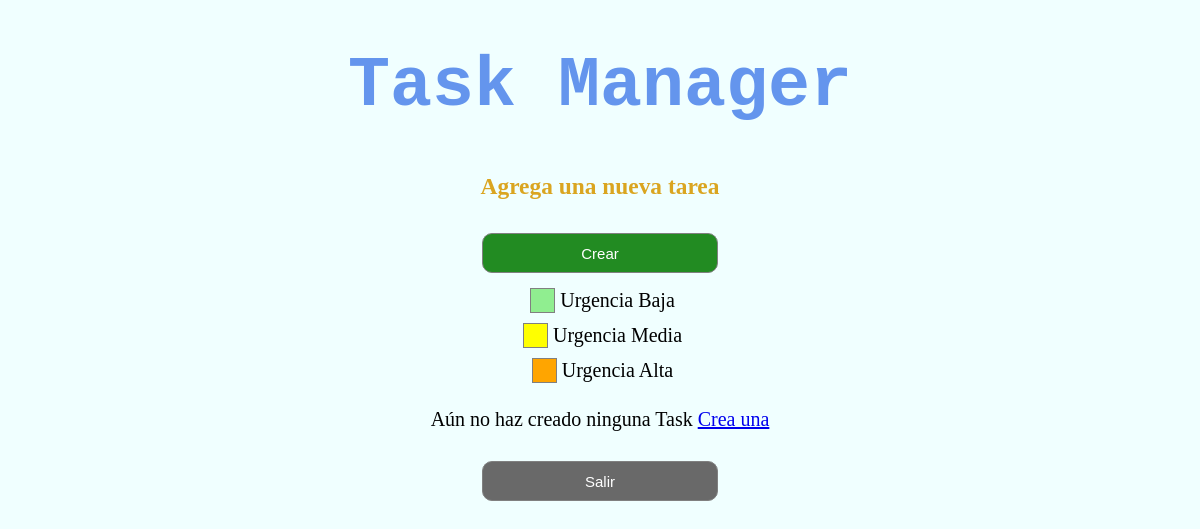
Before: /tareas (signed in) with the older database file.
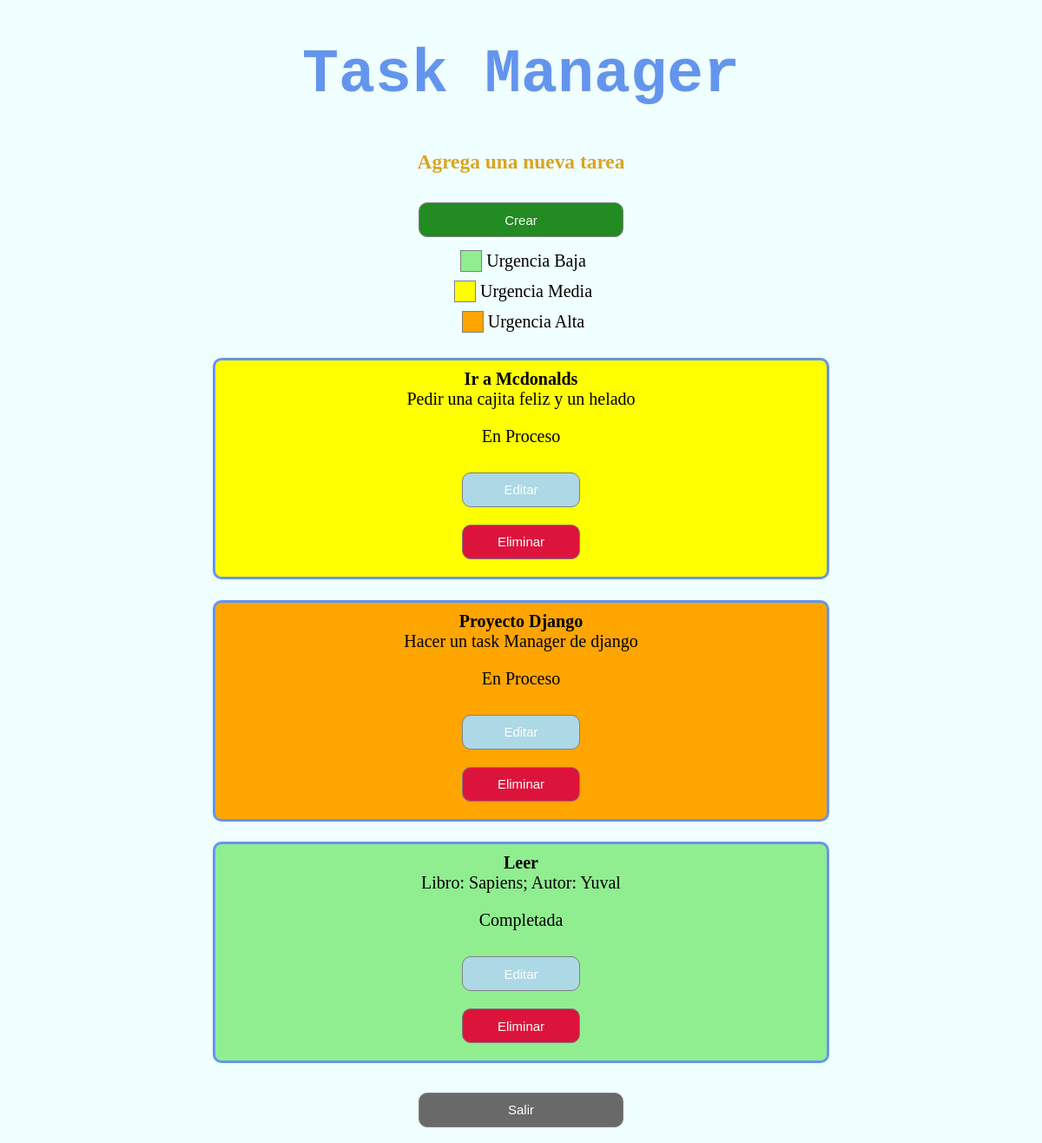
After: the same page with the newer database file.
### manager/models.py (models this page shows, shortened)
class Task(models.Model):
    titulo = models.CharField(max_length=30)
    descripcion = models.CharField(max_length=50)
    fecha_inicio = models.DateField(auto_now_add=True)
    fecha_modificacion = models.DateField(auto_now=True)
    OPCIONES_ESTADO = [
        ('pendiente', 'Pendiente'),
        ('en_progreso', 'En progreso'),
        ('completada', 'Completada'),
    ]
    estado = models.CharField(max_length=15, choices=OPCIONES_ESTADO, default='pendiente')
    OPCIONES_URGENCIA = [
        ('baja', 'Baja'),
        ('media', 'Media'),
        ('alta', 'Alta'),
    ]
    urgencia = models.CharField(max_length=10, choices=OPCIONES_URGENCIA, default='media')
    usuario = models.ForeignKey(settings.AUTH_USER_MODEL, on_delete=models.CASCADE, related_name='tareas')

### manager/views.py (the view)
# urls.py: path('', views.listar_tareas, name="listar_tareas"),
@login_required
def listar_tareas(request):
    tasks = Task.objects.filter(usuario = request.user)
    return render(request, 'manager/listar_tareas.html', {'tasks':tasks})

### manager/templates/manager/listar_tareas.html (shortened to what this page needs)
{% load static %}
<!DOCTYPE html>
<html lang="en">
<head>
    <link rel="stylesheet" href="{% static 'manager/listar_tareas.css' %}">
</head>
<body>
    <h1>Task Manager</h1>
    <h3>Agrega una nueva tarea</h3>
    <form action="{% url 'crear_task' %}">
        <button class="boton" style="background-color: forestgreen;">Crear</button>
    </form>
    <button class="urgencia" style="background-color: lightgreen;"></button>Urgencia Baja<br>
    <button class="urgencia" style="background-color: yellow;"></button>Urgencia Media<br>
    <button class="urgencia" style="background-color: orange;"></button>Urgencia Alta
    {% for task in tasks %}
        <div class="tarea-{{ task.urgencia }}">
            <strong>{{ task.titulo }}</strong><br>
            {{ task.descripcion }}<br>
            {% if task.estado == "pendiente" %}
                <p>Pendiente</p>
            {% elif task.estado == "en_progreso" %}
                <p>En Proceso</p>
            {% elif task.estado == "completada" %}
                <p>Completada</p>
            {% endif %}
            <form action="{% url 'editar_task' task.id %}">
                <button class="boton" style="background-color: lightblue;">Editar</button>
            </form>
            <form action="{% url 'eliminar_task' task.id %}">
                <button class="boton" style="background-color: crimson;">Eliminar</button>
            </form>
        </div>
    {% empty %}
        <p>Aún no haz creado ninguna Task <a href="{% url 'crear_task' %}">Crea una</a></p>
    {% endfor %}
    <form action="{% url 'salir' %}">
        <button class="boton" style="background-color: dimgray;">Salir</button>
    </form>
</body>
</html>

### manager/static/manager/listar_tareas.css (style rules this page uses)
body { background-color: azure; font-family: Verdana; font-size: 20px; text-align: center; }
h1 { color:cornflowerblue; font-family: monospace; font-size: 70px; text-align: center; }
h3 { color: goldenrod; }
.boton { color: white; font-size: 15px; width: 20%; height: 40px; margin: 5% 80% 5% 80%; border: 1px solid gray; border-radius: 10px; margin: 10px; }
.tarea-baja { background-color: lightgreen; padding: 10px; margin-left: 20%; margin-right: 20%; margin-top: 2%; margin-bottom: 2%; border: 3px solid cornflowerblue; border-radius: 10px; }
.tarea-media { background-color: yellow; padding: 10px; margin-left: 20%; margin-right: 20%; margin-top: 2%; margin-bottom: 2%; border: 3px solid cornflowerblue; border-radius: 10px; }
.tarea-alta { background-color: orange; padding: 10px; margin-left: 20%; margin-right: 20%; margin-top: 2%; margin-bottom: 2%; border: 3px solid cornflowerblue; border-radius: 10px; }
.urgencia { border: 1px solid gray; padding: 5px; width: 25px; height: 25px; margin: 5px; }

Changed rows visible on the page:
added Task: titulo "Ir a Mcdonalds", descripcion "Pedir una cajita feliz y un helado", estado "En Proceso"
added Task: titulo "Proyecto Django", descripcion "Hacer un task Manager de django", estado "En Proceso"
added Task: titulo "Leer", descripcion "Libro: Sapiens; Autor: Yuval", estado "Completada"
Other visible differences:
text no longer shown: "Aún no haz creado ninguna Task Crea una"
